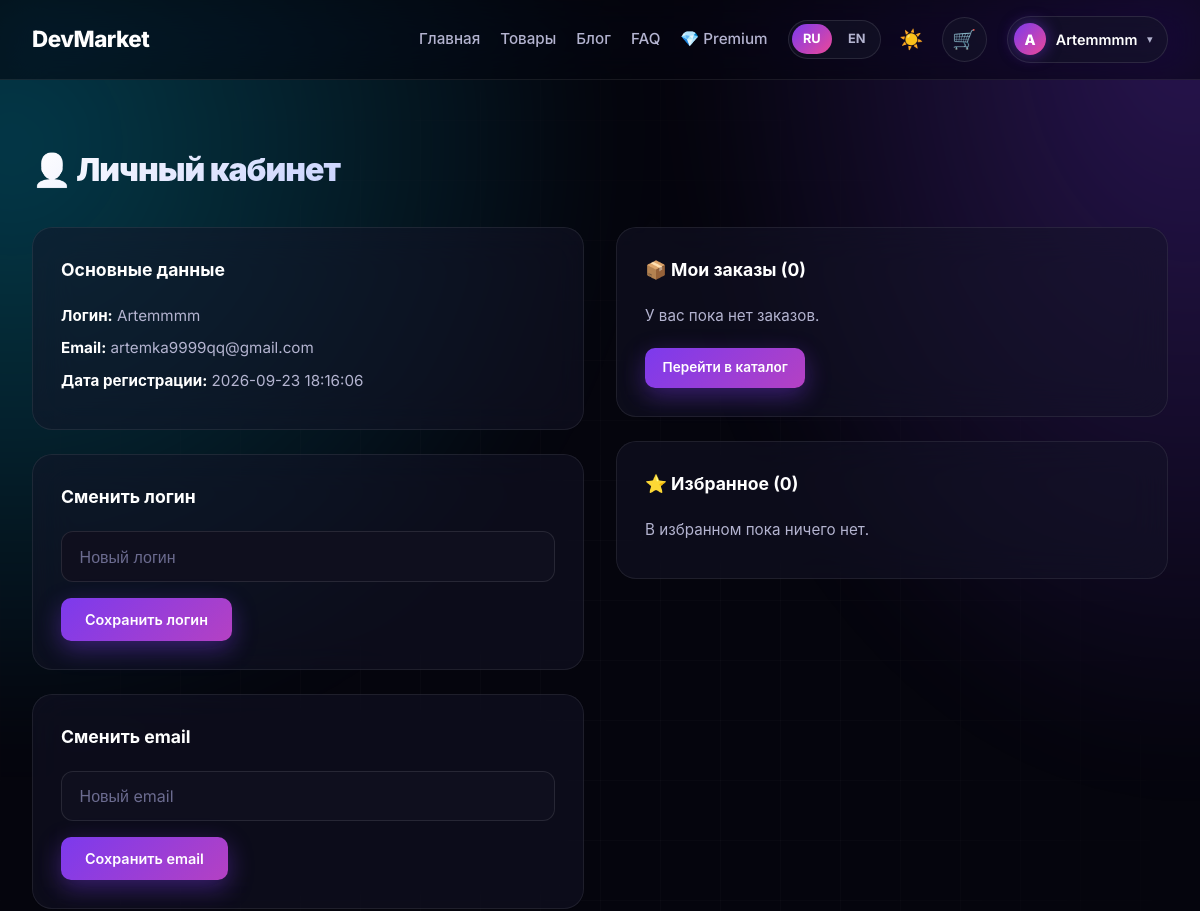
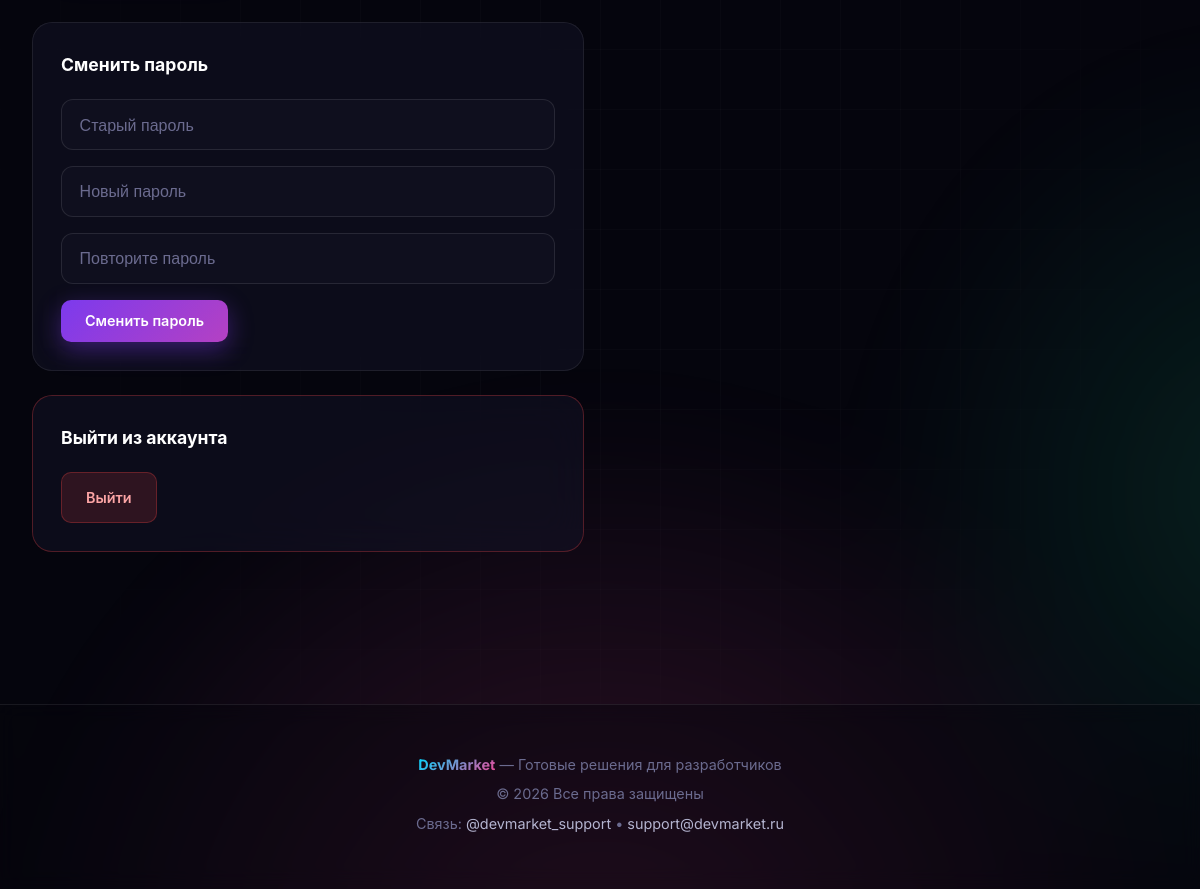
Screenshot of /profile (signed in) with the database file from the repository (2 pictures, top to bottom).
### tables this page shows
CREATE TABLE users (
                id INTEGER PRIMARY KEY AUTOINCREMENT,
                username TEXT UNIQUE NOT NULL,
                email TEXT UNIQUE NOT NULL,
                password_hash TEXT NOT NULL,
                avatar TEXT,
                is_premium INTEGER DEFAULT 0,
                premium_until TEXT,
                language TEXT DEFAULT 'ru',
                theme TEXT DEFAULT 'dark',
                created_at TIMESTAMP DEFAULT CURRENT_TIMESTAMP
            );

### app.py (the view)
@app.route("/profile")
@login_required
def profile():
    user = db.get_user_by_id(session["user_id"])
    orders = db.get_user_orders(session["user_id"])
    favorites = db.get_user_favorites(session["user_id"])
    return render_template("profile.html", user=user, orders=orders, favorites=favorites)

### app.py (called while the page is built)
def get_lang():
    return session.get("lang", "ru")

def t(key):
    return TRANSLATIONS.get(get_lang(), TRANSLATIONS["ru"]).get(key, key)

@app.context_processor
def inject_globals():
    user = get_current_user()
    cart_count = db.get_cart_count(user["id"]) if user else 0
    return {
        "brand": BRAND,
        "current_user": user,
        "cart_count": cart_count,
        "t": t,
        "lang": get_lang(),
    }

def get_current_user():
    if session.get("user_id"):
        return db.get_user_by_id(session["user_id"])
    return None

def login_required(f):
    @wraps(f)
    def wrapper(*args, **kwargs):
        if not session.get("user_id"):
            flash("Войдите в аккаунт" if get_lang() == "ru" else "Please log in", "error")
            return redirect(url_for("login"))
        return f(*args, **kwargs)
    return wrapper

### database.py (called while the page is built)
def get_db():
    conn = sqlite3.connect(DB_PATH)
    conn.row_factory = sqlite3.Row
    return conn

def get_user_orders(user_id):
    with get_db() as conn:
        return conn.execute("""
            SELECT orders.*, products.title as product_title, products.download_url
            FROM orders
            LEFT JOIN products ON orders.product_id = products.id
            WHERE orders.user_id = ?
            ORDER BY orders.id DESC
        """, (user_id,)).fetchall()

def get_user_by_id(user_id):
    with get_db() as conn:
        return conn.execute("SELECT * FROM users WHERE id = ?", (user_id,)).fetchone()

def get_user_favorites(user_id):
    with get_db() as conn:
        return conn.execute("""
            SELECT products.* FROM favorites
            JOIN products ON favorites.product_id = products.id
            WHERE favorites.user_id = ?
            ORDER BY favorites.id DESC
        """, (user_id,)).fetchall()

def get_cart_count(user_id):
    with get_db() as conn:
        row = conn.execute("SELECT SUM(quantity) FROM cart WHERE user_id = ?", (user_id,)).fetchone()
        return row[0] if row and row[0] else 0

### templates/profile.html (shortened to what this page needs)
{% extends "base.html" %}
{% block content %}
<div class="container">
    <h1 class="page-title">👤 Личный кабинет</h1>
    <div class="profile-grid">
        <div>
            <div class="profile-card">
                <h3>Основные данные</h3>
                <p><strong>Логин:</strong> {{ user['username'] }}</p>
                <p><strong>Email:</strong> {{ user['email'] }}</p>
                <p><strong>Дата регистрации:</strong> {{ user['created_at'] }}</p>
            </div>
            <div class="profile-card">
                <h3>Сменить логин</h3>
                <form method="post" action="/profile/username">
                    <div class="form-group">
                        <input type="text" name="username" class="form-input" placeholder="Новый логин" required minlength="3">
                    </div>
                    <button class="btn btn-primary">Сохранить логин</button>
                </form>
            </div>
            <div class="profile-card">
                <h3>Сменить email</h3>
                <form method="post" action="/profile/email">
                    <div class="form-group">
                        <input type="email" name="email" class="form-input" placeholder="Новый email" required>
                    </div>
                    <button class="btn btn-primary">Сохранить email</button>
                </form>
            </div>
            <div class="profile-card">
                <h3>Сменить пароль</h3>
                <form method="post" action="/profile/password">
                    <div class="form-group">
                        <input type="password" name="old_password" class="form-input" placeholder="Старый пароль" required>
                    </div>
                    <div class="form-group">
                        <input type="password" name="new_password" class="form-input" placeholder="Новый пароль" required minlength="6">
                    </div>
                    <div class="form-group">
                        <input type="password" name="confirm_password" class="form-input" placeholder="Повторите пароль" required minlength="6">
                    </div>
                    <button class="btn btn-primary">Сменить пароль</button>
                </form>
            </div>
            <div class="profile-card" style="border-color: rgba(239, 68, 68, 0.3);">
                <h3>Выйти из аккаунта</h3>
                <a href="/logout" class="btn btn-danger">Выйти</a>
            </div>
        </div>
        <div>
            <div class="profile-card">
                <h3>📦 Мои заказы ({{ orders|length }})</h3>
                {% if orders %}
                    <div class="orders-list">
                        {% for o in orders %}
                            <div class="order-item">
                                <div class="order-header">
                                    <strong>{{ o['product_title'] or 'Товар' }}</strong>
                                    <span class="order-status {% if o['status'] == 'paid' %}paid{% else %}pending{% endif %}">
                                        {% if o['status'] == 'paid' %}✅ Оплачен{% else %}⏳ Ожидает{% endif %}
                                    </span>
                                </div>
                                <p class="order-meta">
                                    {{ o['created_at'] }} • {{ o['final_price'] or '—' }} ₽
                                    {% if o['promo_code'] %} • Промокод: {{ o['promo_code'] }}{% endif %}
                                </p>
                                {% if o['status'] == 'paid' and o['download_url'] %}
                                    <a href="{{ o['download_url'] }}" target="_blank" class="btn btn-success btn-sm" style="margin-top: 0.5rem;">⬇️ Скачать товар</a>
                                {% endif %}
                            </div>
                        {% endfor %}
                    </div>
                {% else %}
                    <p style="color: #b4b4d0;">У вас пока нет заказов.</p>
                    <a href="/search" class="btn btn-primary btn-sm" style="margin-top: 0.75rem;">Перейти в каталог</a>
                {% endif %}
            </div>
            <div class="profile-card">
                <h3>⭐ Избранное ({{ favorites|length }})</h3>
                {% if favorites %}
                    {% for p in favorites %}
                        <div class="favorite-item">
                            <a href="/product/{{ p['id'] }}">{{ p['title'] }}</a>
                            <span>{{ p['price'] }} ₽</span>
                        </div>
                    {% endfor %}
                {% else %}
                    <p style="color: #b4b4d0;">В избранном пока ничего нет.</p>
                {% endif %}
            </div>
        </div>
    </div>
</div>
{% endblock %}

### templates/base.html (shortened to what this page needs)
<!DOCTYPE html>
<html lang="{{ lang }}">
<head>
    <link rel="stylesheet" href="{{ url_for('static', filename='style.css') }}">
</head>
<body class="theme-{{ session.get('theme', 'dark') }}">
<nav class="navbar">
    <div class="nav-container">
        <a href="/" class="logo"><span>{{ brand.name }}</span></a>
        <div class="nav-links" id="nav-links">
            <a href="/">{{ t('home') }}</a>
            <a href="/search">{{ t('products') }}</a>
            <a href="/blog">{{ t('blog') }}</a>
            <a href="/faq">{{ t('faq') }}</a>
            <a href="/premium">💎 {{ t('premium') }}</a>
            <div class="nav-controls">
                <div class="lang-switch">
                    <a href="/set-lang/ru" class="{% if lang == 'ru' %}active{% endif %}">RU</a>
                    <a href="/set-lang/en" class="{% if lang == 'en' %}active{% endif %}">EN</a>
                </div>
                <a href="/set-theme/{% if session.get('theme', 'dark') == 'dark' %}light{% else %}dark{% endif %}" class="theme-switch" title="Тема">
                    {% if session.get('theme', 'dark') == 'dark' %}☀️{% else %}🌙{% endif %}
                </a>
                {% if current_user %}
                    <a href="/cart" class="cart-btn">
                        🛒
                    </a>
                {% endif %}
            </div>
            {% if current_user %}
                <div class="user-menu">
                    <button class="user-menu-btn" id="user-menu-btn">
                        {% if current_user['avatar'] %}
                            <img src="{{ url_for('static', filename='avatars/' + current_user['avatar']) }}" class="user-avatar-img" alt="Avatar">
                        {% else %}
                            <span class="user-avatar">{{ current_user['username'][0]|upper }}</span>
                        {% endif %}
                        <span class="user-name">
                            {{ current_user['username'] }}
                        </span>
                        <span class="user-arrow">▾</span>
                    </button>
                </div>
            {% else %}
                <a href="/login" class="nav-login-btn">{{ t('login') }}</a>
            {% endif %}
        </div>
    </div>
</nav>
<main>
    {% if error_404 %}
        <div class="container">
            <div class="success-page error-page">
                <div class="success-icon">🔍</div>
                <h1>404</h1>
                <p>Страница не найдена</p>
                <a href="/" class="btn btn-primary" style="margin-top: 2rem;">← На главную</a>
            </div>
        </div>
    {% else %}
        {% block content %}{% endblock %}
    {% endif %}
</main>
<footer class="footer">
    <div class="footer-content">
        <p><strong>{{ brand.name }}</strong> — {{ brand.tagline }}</p>
        <p>© {{ brand.year }} Все права защищены</p>
        <p class="footer-contacts">
            Связь:
            <a href="https://t.me/{{ brand.contacts.telegram[1:] }}" target="_blank">{{ brand.contacts.telegram }}</a>
            •
            <a href="mailto:{{ brand.contacts.email }}">{{ brand.contacts.email }}</a>
        </p>
    </div>
</footer>
</body>
</html>

### rows the page displays
users: username "A", username "Artemmmm", email "artemka9999qq@gmail.com", created_at "2026-09-23 18:16:06"

### other values shown
{{ brand.name }} "DevMarket"
{{ t('home') }} "Главная"
{{ t('products') }} "Товары"
{{ t('blog') }} "Блог"
{{ t('faq') }} "FAQ"
{{ t('premium') }} "Premium"
{{ orders|length }} "0"
{{ favorites|length }} "0"
{{ brand.tagline }} "Готовые решения для разработчиков"
{{ brand.year }} "2026"
{{ brand.contacts.telegram }} "@devmarket_support"
{{ brand.contacts.email }} "support@devmarket.ru"
